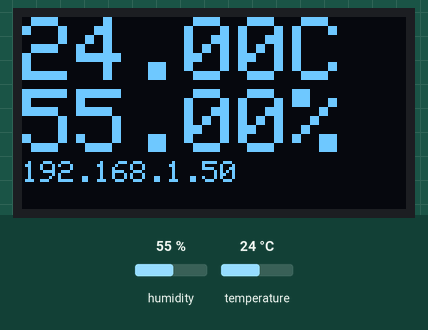
A sketch run on a simulated ESP32. On the bench: 128×64 one-colour display. The test bench sets the inputs (shaded band); at power-on: humidity 55 %, temperature 24 °C. WiFi joins after 1.5 s; servers stay silent unless stated; storage starts empty; what the sketch prints to the serial monitor is not drawn.

Above: at 30.1 s.

The sketch:

temperature_and_humidity_on_oled.ino
```cpp
#include <Adafruit_GFX.h>
#include <Adafruit_SSD1306.h>
#include <WiFi.h>
#include <WebServer.h>
#include "DHT.h"
#include "SPIFFS.h"

const char* ssid = "YOUR SSID HERE";
const char* password = "YOUR PASSWORD HERE";

const int SCREEN_WIDTH = 128;
const int SCREEN_HEIGHT = 64;

const int OLED_RESET = -1;
const int SCREEN_ADDRESS = 0x3C;
Adafruit_SSD1306 display(SCREEN_WIDTH, SCREEN_HEIGHT, &Wire, OLED_RESET);

#define DHTTYPE DHT11

uint8_t DHTPin = 13;

DHT dht(DHTPin, DHTTYPE);

const uint32_t FILE_SIZE_LIMIT = 1024 * 1024; // 1MB
File file;

const uint32_t DATA_COLLECT_TIMEOUT = 30000;
uint32_t lastCollect = 0;

WebServer server(80);

typedef struct {
  uint32_t timestamp;
  float temperature;
  float himidity;
} THData;

void setup() {
  Serial.begin(115200);

  // Display
  display.begin(SSD1306_SWITCHCAPVCC, SCREEN_ADDRESS);
  display.clearDisplay();
  display.display();
  display.setTextColor(WHITE);
  // contrast
  display.ssd1306_command(SSD1306_SETCONTRAST);
  display.ssd1306_command(64); // 100% - 255, 50% - 128, 0% - 0

  // WiFi HTTP server
  WiFi.begin(ssid, password);

    while (WiFi.status() != WL_CONNECTED) {
    delay(1000);
    Serial.print(".");
  }
  Serial.println();
  Serial.println("WiFi connected!");
  Serial.print("Got IP: ");  Serial.println(WiFi.localIP());

  server.on("/", handle_OnConnect);
  server.onNotFound(handle_NotFound);

  server.begin();
  Serial.println("HTTP server started");

  // Sensors
  pinMode(DHTPin, INPUT);
  dht.begin();

  // File system
  if (!SPIFFS.begin(true)) {
    Serial.println("SPIFFS mount error");
    return;
  }
  // debug: SPIFFS.remove("/data.bin");
  // Creating file if it's not exists
  if (!SPIFFS.exists("/data.bin")) {
    File tmp = SPIFFS.open("/data.bin", "a");
    uint32_t tail_index = 0;
    tmp.write((uint8_t*)&tail_index, sizeof(uint32_t));
    tmp.close();
  }
  file = SPIFFS.open("/data.bin", "r+");
  if (!file) {
    Serial.println("File open error: /data.bin");
    return;
  }

  while (!Serial);
  Serial.println("Ready!");
}

void loop() {
  if (millis() > lastCollect + DATA_COLLECT_TIMEOUT) {
    THData data = {millis(), dht.readTemperature(), dht.readHumidity()};
    file.seek(0);
    uint32_t tail_index;
    file.read((uint8_t*)&tail_index, sizeof(uint32_t));
    file.seek(sizeof(uint32_t) + sizeof(THData) * tail_index);
    file.write((uint8_t*)&data, sizeof(THData));
    tail_index++;
    if (sizeof(uint32_t) + sizeof(THData) * tail_index > FILE_SIZE_LIMIT) {
      tail_index = 0;
    }
    file.seek(0);
    file.write((uint8_t*)&tail_index, sizeof(uint32_t));
    file.flush();
    display.clearDisplay();
    display.setCursor(0, 0);
    display.setTextSize(3);
    display.print(data.temperature);
    display.println("C");
    display.print(data.himidity);
    display.println("%");
    display.setTextSize(1);
    display.println(WiFi.localIP());
    display.display();
    file.seek(0);
    lastCollect = millis();
  }
  server.handleClient();
}

void handle_OnConnect() {
  server.setContentLength(CONTENT_LENGTH_UNKNOWN);
  server.send(200, "text/html", "");

  WiFiClient client = server.client();

  file.seek(sizeof(uint32_t));
  while (file.available()) {
    if (!client.connected()) break;
    THData data;
    file.read((uint8_t*)&data, sizeof(THData));
    server.sendContent(String(data.timestamp));
    server.sendContent(" | ");
    server.sendContent(String(data.temperature));
    server.sendContent("C | ");
    server.sendContent(String(data.himidity));
    server.sendContent("%<br>");
  }
}

void handle_NotFound(){
  server.send(404, "text/plain", "Not found");
}
```
